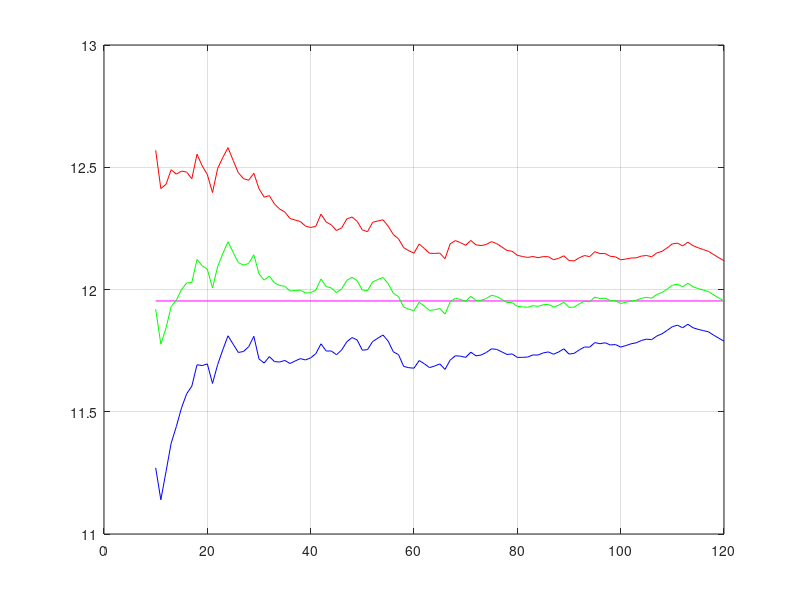
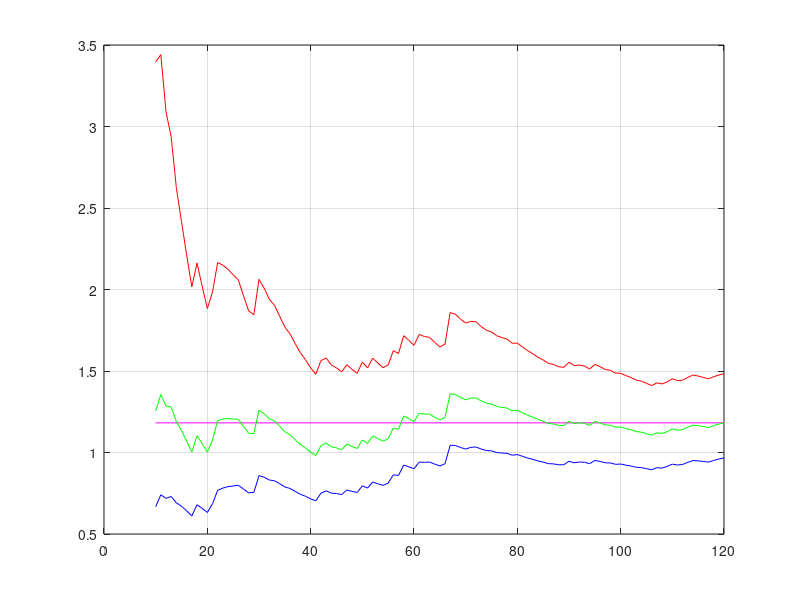

These charts were generated, in order, by the following MATLAB code:
function lab2()
    clear all;

    X = csvread("data.csv");
    
    N = 10:120;
    
    gamma = 0.9;
    alpha = (1 - gamma) / 2;

    mu = mean(X);
    sSqr = var(X); 

    muArray = expArray(X, N);
    varArray = devArray(X, N);
    
 
    figure
    plot([N(1), N(end)], [mu, mu], 'm');
    hold on;
    plot(N, muArray, 'g');
    Ml = muArray - sqrt(varArray./N).*tinv(1 - alpha, N - 1);
    plot(N, Ml, 'b');
    
    Mh = muArray + sqrt(varArray./N).*tinv(1 - alpha, N - 1);
    plot(N, Mh, 'r');
    grid on;
    hold off;

    fprintf('mu = %.2f\n', mu); 
    fprintf('S^2 = %.2f\n\n', sSqr);
    fprintf('mu_low = %.2f\n', Ml(end));
    fprintf('mu_high = %.2f\n', Mh(end));

    
    figure
    plot([N(1), N(end)], [sSqr, sSqr], 'm');
    hold on;
    plot(N, varArray, 'g');
    
    Sl = varArray.*(N - 1)./chi2inv(1 - alpha, N - 1);
    plot(N, Sl, 'b');
    
    Sh = varArray.*(N - 1)./chi2inv(alpha, N - 1);
    plot(N, Sh, 'r');
    grid on;
    hold off;
    fprintf('sigma^2_low = %.2f\n', Sl(end));
    fprintf('sigma^2_high = %.2f\n', Sh(end));
end

function muArray = expArray(X, N)
    muArray = [];
    for i = N
        muArray = [muArray, mean(X(1:i))];
    end
end

function varArray = devArray(X, N)
    varArray = [];
    for i = N
        varArray = [varArray, var(X(1:i))];
    end
end
